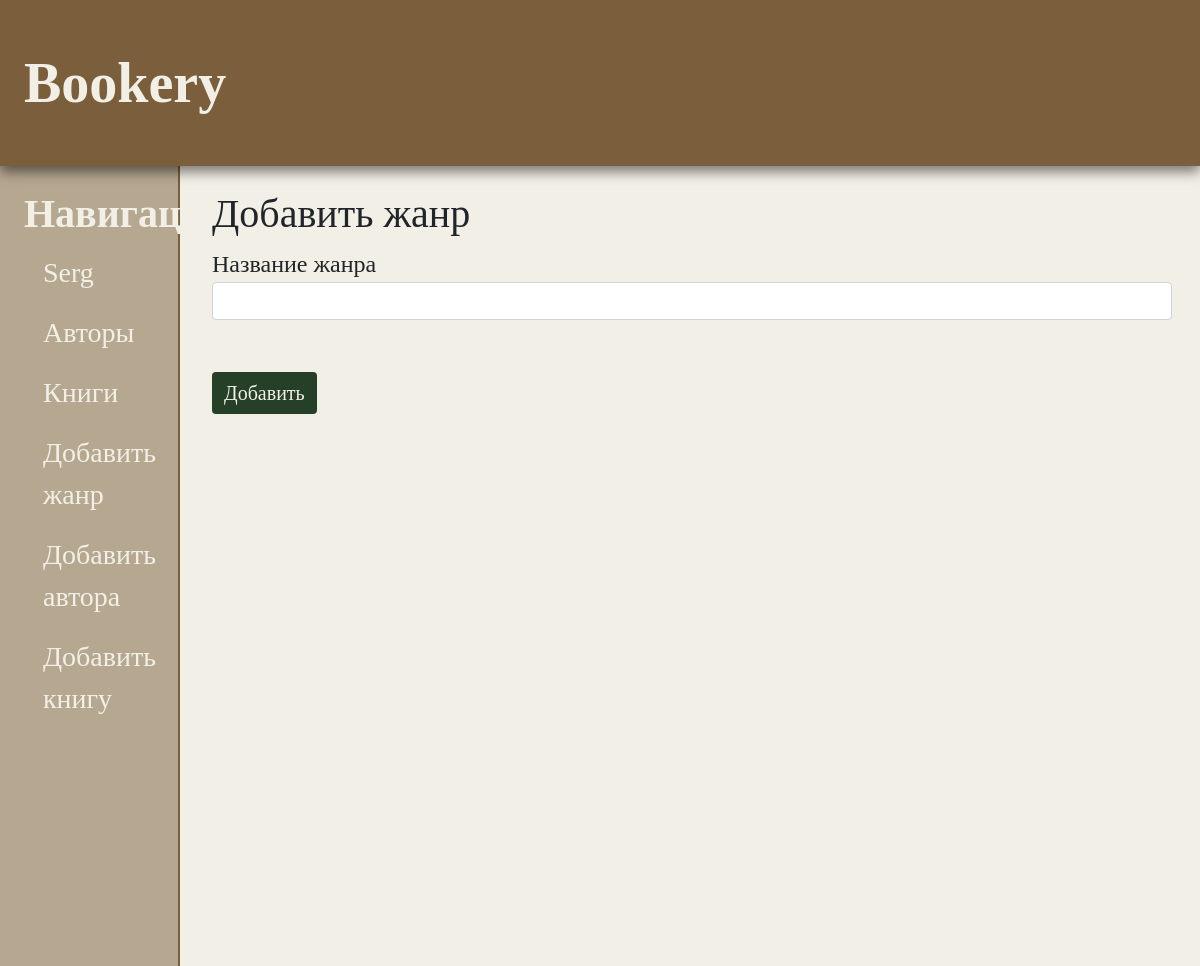
The page /add_genre (signed in) on the database as committed earlier.
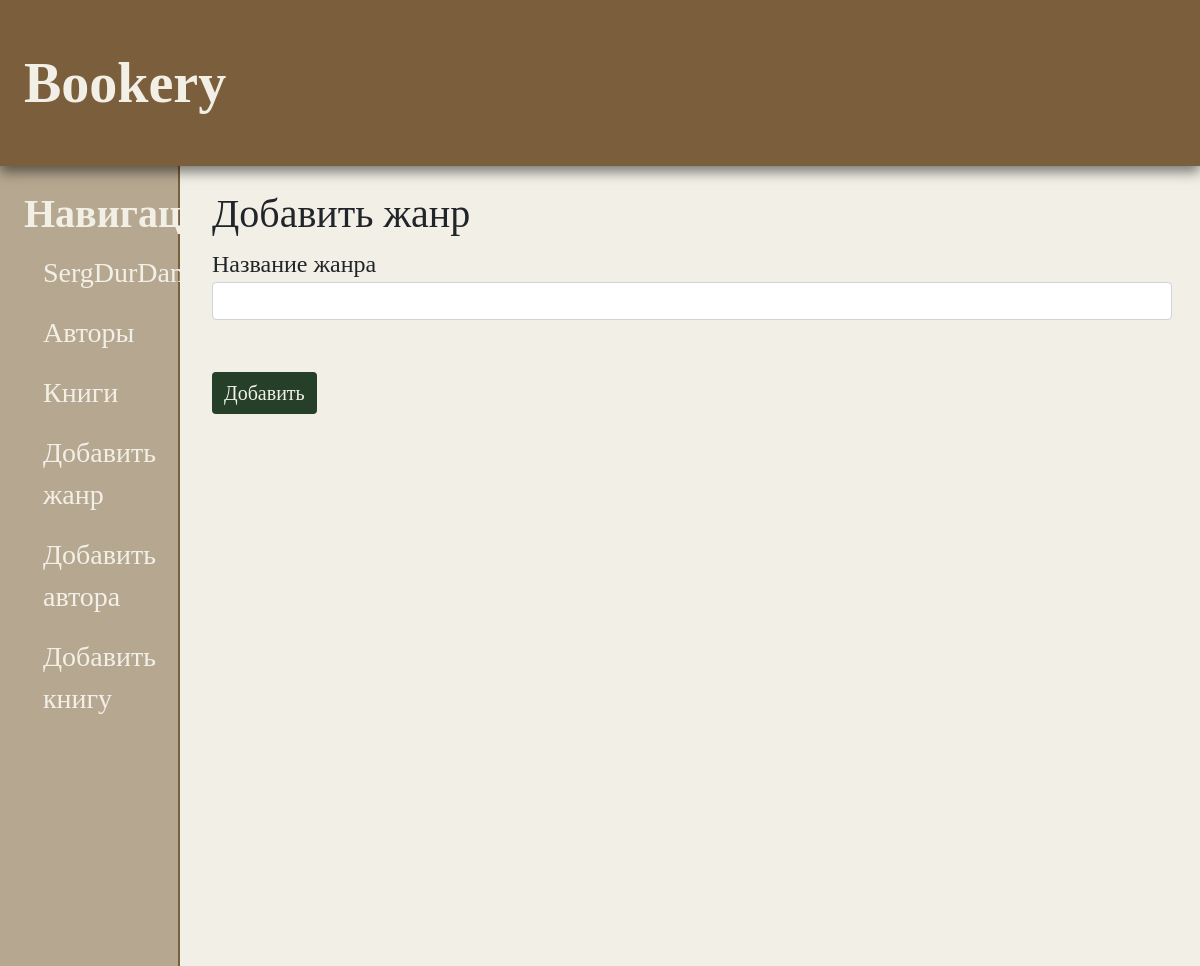
The same page on the database as committed later.
### sql/data/users.py (models this page shows, shortened)
class User(SqlAlchemyBase, SerializerMixin, UserMixin):
    __tablename__ = "users"
    id = sqlalchemy.Column(sqlalchemy.Integer, primary_key=True, autoincrement=True)
    email = sqlalchemy.Column(sqlalchemy.String, unique=True)
    password = sqlalchemy.Column(sqlalchemy.String, unique=True)
    is_admin = sqlalchemy.Column(sqlalchemy.Boolean, default=False)
    nickname = sqlalchemy.Column(sqlalchemy.String, unique=True)

### main.py (the view)
@app.route("/add_genre", methods=["GET", "POST"])
@flask_login.login_required
def add_genre():
    genre_form = add_genres.GenreForm()
    if genre_form.validate_on_submit():
        data = {
            "name": genre_form.name.data
        }
        requests.post(flask.request.url_root.rstrip("/") + "/api/genres", json=data)
    return flask.render_template("add_genre.html", form=genre_form)

### sql/data/add_genres.py
class GenreForm(FlaskForm):
    name = StringField('Название жанра', validators=[DataRequired()])
    submit = SubmitField('Добавить')

### main.py (called while the page is built)
@login_manager.user_loader
def load_user(user_id):
    connection = session.create_session()
    return connection.get(users.User, user_id)

### sql/data/session.py (called while the page is built)
def create_session() -> Session:
    global __factory
    return __factory()

### templates/add_genre.html (shortened to what this page needs)
{% extends "base.html" %}
{% block content %}
    <h1>Добавить жанр</h1>
    <form action="" method="post">
        <p>
            {{ form.name.label }}<br>
            {{ form.name(class="form-control") }}<br>
        <p>{{ form.submit(type="submit", class="btn btn-primary") }}</p>
    </form>
{% endblock %}

### templates/base.html (shortened to what this page needs)
<!DOCTYPE html>
<html lang="en">
<head>
    <link rel="stylesheet"
          href="https://cdn.jsdelivr.net/npm/bootstrap@5.0.0-beta1/dist/css/bootstrap.min.css"
>
    <link rel="stylesheet" href="../static/css/base.css">
</head>
<header>
    <nav class="navbar navbar-expand-lg bg-body-tertiary navbar-light">
        <div class="container-fluid">
            <a class="navbar-name" href="/">Bookery</a>
        </div>
    </nav>
</header>
<body>
    <div class="layout">
        <div class="left-column">
            <h1 class="navigation">Навигация</h1>
            <ul>
                {% if current_user.is_authenticated %}
                    <li><a class="nav-link"  href="../logout">{{ current_user.nickname }}</a></li>
                {% else %}
                    <li><a class="nav-link"  href="../register">Зарегистрироваться</a></li>
                    <li><a class="nav-link"  href="../login">Войти</a></li>
                {% endif %}
                <li><a class="nav-link" href="../authors">Авторы</a></li>
                <li><a class="nav-link" href="../books">Книги</a></li>
                <li><a class="nav-link" href="../add_genre">Добавить жанр</a></li>
                <li><a class="nav-link" href="../add_author">Добавить автора</a></li>
                <li><a class="nav-link" href="../add_book">Добавить книгу</a></li>
            </ul>
        </div>
        <div class="right-column">
            {% block content %}
            {% endblock %}
        </div>
    </div>
</body>
</html>

### static/css/base.css (style rules this page uses)
header { line-height: 2; }
.navbar { background-color: #7b5e3b; padding: 15px 0; color: #fff; box-shadow: 0 6px 12px rgba(0, 0, 0, 0.5); }
a.navbar-name { font-weight: bold; font-size: 56px; color: #f2f0e6; padding: 12px; text-decoration: none; }
body { font-family: 'Georgia', serif; background-color: #f2f0e6; }
.btn-primary { background-color: #253f28; color: #f2f0e6; font-size: 20px; border: none; margin-bottom: 28px; }
.layout { display: flex; align-items: flex-start; gap: 32px; }
.left-column { min-height: 100vh; color: #f2f0e6; background-color: #b6a790; padding-left: 24px; padding-top: 24px; width: 15%; border-right: 2px solid #7b5e3b; }
.right-column { font-size: 24px; padding-top: 24px; width: 80%; }
h1.navigation { font-size: 40px; font-weight: bold; }
ul { list-style-type: none; padding-top: 4px; padding-left: 3px; }
ul li { margin-bottom: 8px; font-size: 24px; }
a.nav-link { color: #f2f0e6; font-size: 28px; padding-top: 2px; text-decoration: none; }

Rows that differ between the two databases and show on the page:
changed User: nickname "Serg" → "SergDurDanchik"
